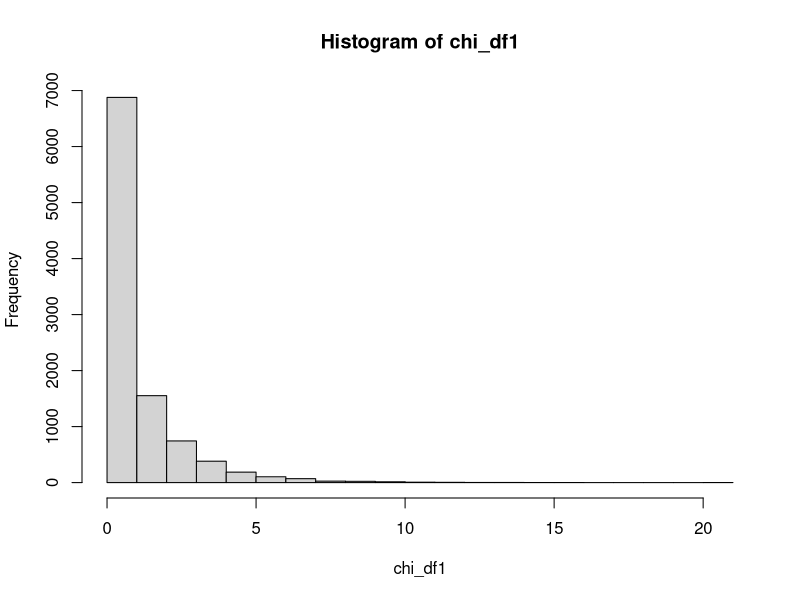
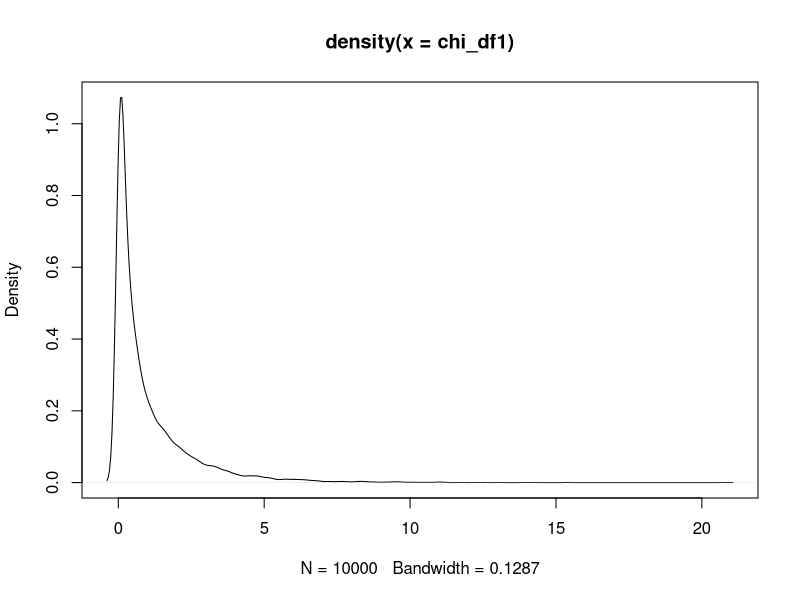
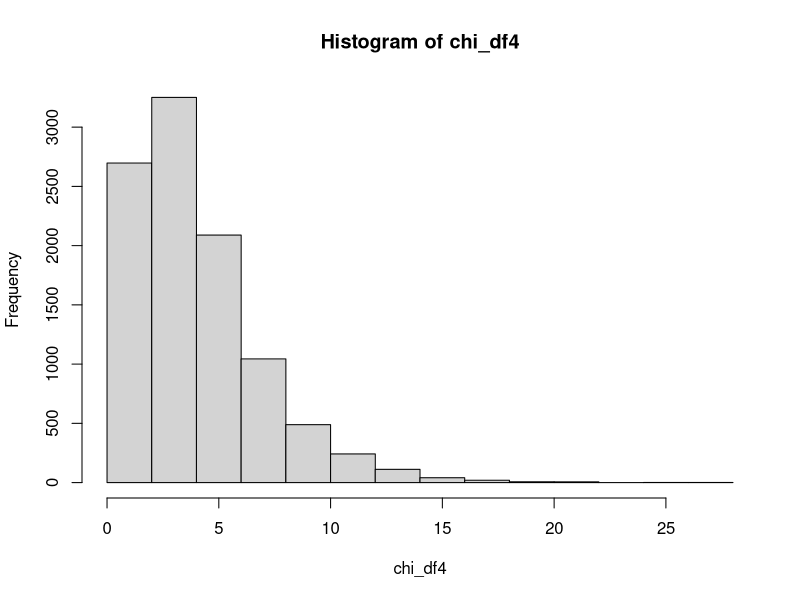
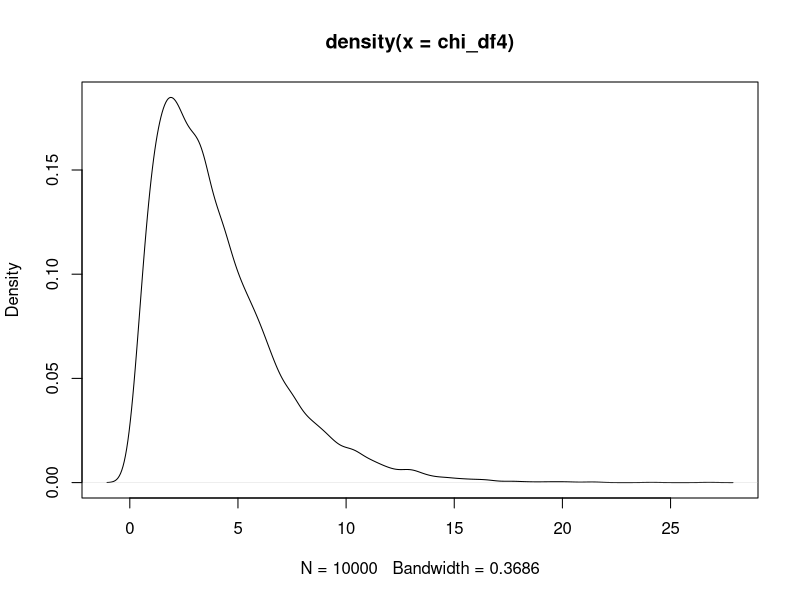
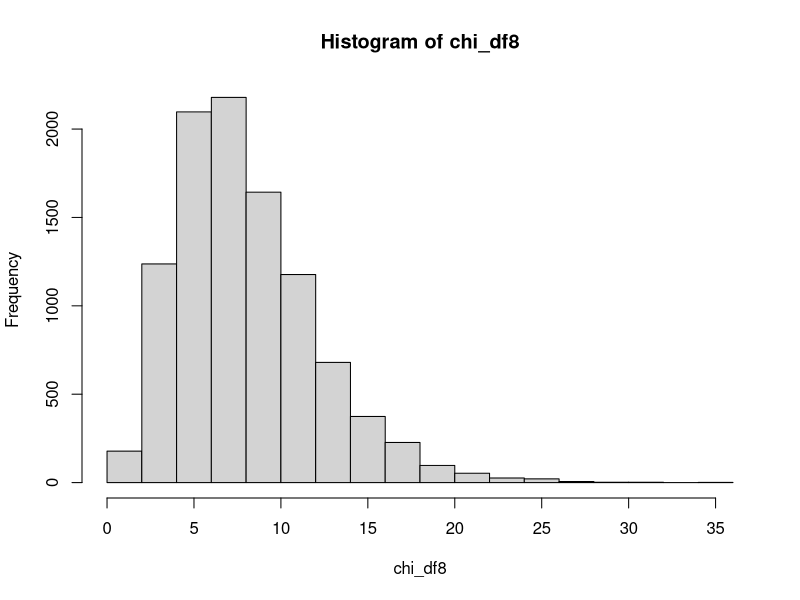
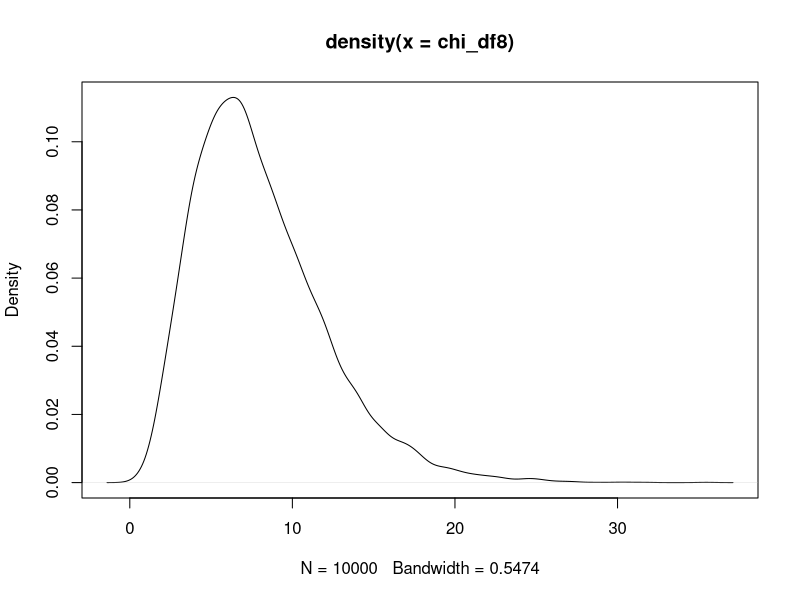
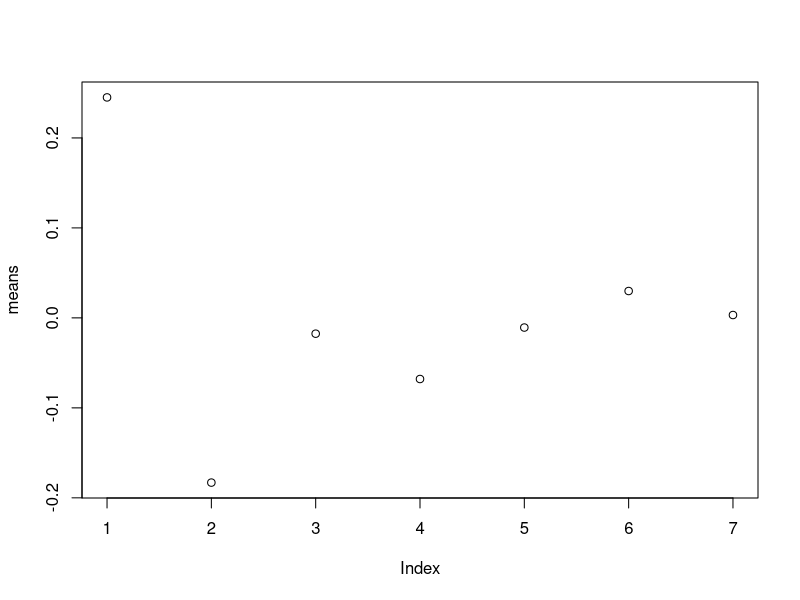
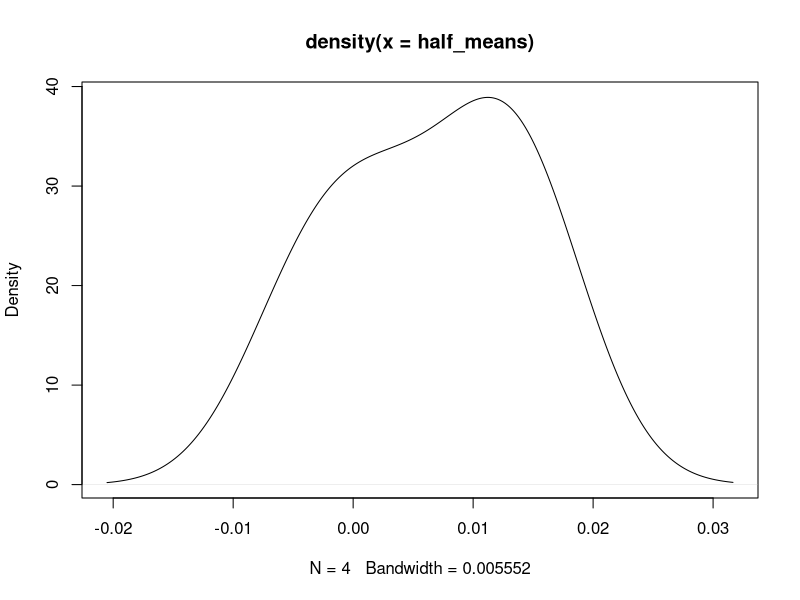

Write the R code that produced these figures, in order.
a <- rnorm(10000, 0, 1)
b <- rnorm(10000, 0, 1)
c <- rnorm(10000, 0, 1)
d <- rnorm(10000, 0, 1)
e <- rnorm(10000, 0, 1)
f <- rnorm(10000, 0, 1)
g <- rnorm(10000, 0, 1)
h <- rnorm(10000, 0, 1)

chi_df1 <- a^2
hist(chi_df1)
dense <- density(chi_df1)
plot(dense)
# mean should be the degrees of freedom
mean(chi_df1)
# var should be 2*df
var(chi_df1)

chi_df4 <- a^2+b^2+c^2+d^2
hist(chi_df4)
dense2 <- density(chi_df4)
plot(dense2)
mean(chi_df4)
var(chi_df4)

chi_df8 <- chi_df4 + e^2+f^2+g^2+h^2
mean(chi_df8)
var(chi_df8)
hist(chi_df8)
dense3 <- density(chi_df8)
plot(dense3)

#consistency of sample mean
set.seed(101)
a1 <- rnorm(10, 0, 1)
a12 <- rnorm(50, 0, 1)
a2 <- rnorm(100, 0, 1)
a22 <- rnorm(500, 0, 1)
a3 <- rnorm(1000, 0, 1)
a32 <- rnorm(5000, 0, 1)
a4 <- rnorm(10000, 0, 1)
means <- c(mean(a1), mean(a12), mean(a2), mean(a22), mean(a3), mean(a32), mean(a4))
means
plot(means)

#unbiasedness of sample mean
half_means <- c(mean(a), mean(b), mean(c), mean(d))
unbias1 <- density(half_means)
plot(unbias1)
all_means <- c(mean(a), mean(b), mean(c), mean(d), mean(e), mean(f), mean(g), mean(h))
unbias <- density(all_means)
plot(unbias)

# some Chi-sq
curve(dchisq(x, df = 1), from = 0, to = 50)
curve(dchisq(x, df = 5), from = 0, to = 50)
curve(dchisq(x, df = 10), from = 0, to = 50)
curve(dchisq(x, df = 20), from = 0, to = 50)
curve(dchisq(x, df = 100), from = 0, to = 200)

# area under chisa
# for area under the right tail, greater than 4, and df 1 P(x>4)
pchisq(4, 1)
# for the left P(x<4)
pchisq(4, 1, lower.tail=FALSE)
# or equivalently
1-pchisq(4, 1)